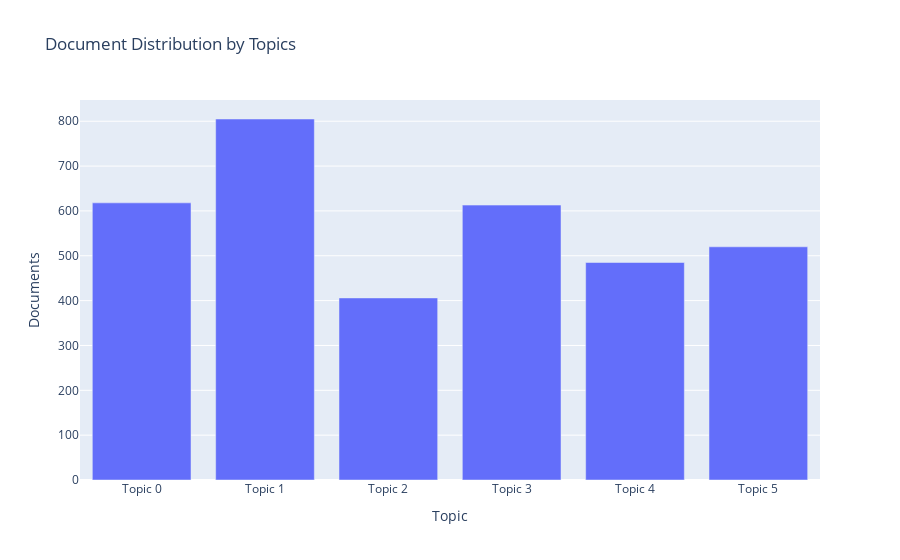

Source (notebook cell):
### Code cell
plot_model(lda, plot = 'topic_distribution')

### Figure 1 — Plotly figure (JSON) as saved in the notebook; plotly's stock layout.template omitted (floating-point values rounded to 4 significant figures)
{"data": [{"alignmentgroup": "True", "customdata": [["display, fingerprint, fast, update, sensor, poor, work, lot, brilliant, issue"], ["camera, quality, great, light, low, feel, design, product, premium, performance"], ["back, overall, amazing, performance, video, buy, image, time, excellent, enough"], ["battery, day, charge, usage, work, life, fast, heat, average, backup"], ["awesome, sound, problem, call, issue, screen, quality, touch, feature, heating"], ["price, game, screen, experience, range, quality, nice, charge, play, build"]], "hovertemplate": "Topic=%{x}<br>Documents=%{y}<br>Keyword=%{customdata[0]}<extra></extra>", "legendgroup": "", "marker": {"color": "#636efa"}, "name": "", "offsetgroup": "", "orientation": "v", "showlegend": false, "textposition": "auto", "type": "bar", "x": ["Topic 0", "Topic 1", "Topic 2", "Topic 3", "Topic 4", "Topic 5"], "xaxis": "x", "y": [618, 805, 406, 613, 485, 520], "yaxis": "y"}], "layout": {"barmode": "relative", "legend": {"tracegroupgap": 0}, "title": {"text": "Document Distribution by Topics"}, "xaxis": {"anchor": "y", "domain": [0, 1], "title": {"text": "Topic"}}, "yaxis": {"anchor": "x", "domain": [0, 1], "title": {"text": "Documents"}}}}
